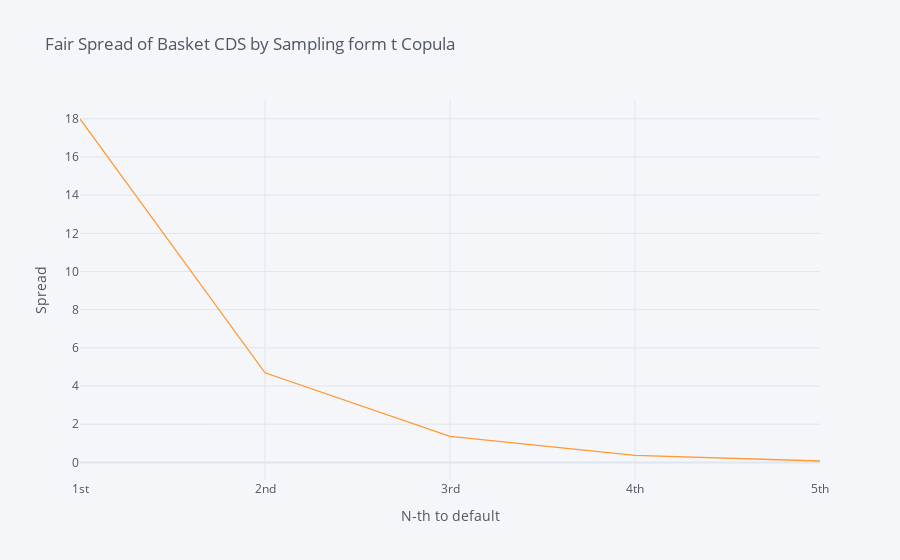

Notebook code cell kept with this figure:
### Code cell
fair_spread_t.iplot(
    title = 'Fair Spread of Basket CDS by Sampling form t Copula',
    xTitle = 'N-th to default',
    yTitle = 'Spread'
)

### Figure 1 — Plotly figure (JSON) as saved in the notebook; plotly's stock layout.template omitted (floating-point values rounded to 4 significant figures)
{"data": [{"line": {"color": "rgba(255, 153, 51, 1.0)", "dash": "solid", "shape": "linear", "width": 1.3}, "mode": "lines", "name": "fair spread", "text": "", "type": "scatter", "x": ["1st", "2nd", "3rd", "4th", "5th"], "y": [17.99, 4.694, 1.366, 0.3639, 0.07251]}], "layout": {"legend": {"bgcolor": "#F5F6F9", "font": {"color": "#4D5663"}}, "paper_bgcolor": "#F5F6F9", "plot_bgcolor": "#F5F6F9", "title": {"font": {"color": "#4D5663"}, "text": "Fair Spread of Basket CDS by Sampling form t Copula"}, "xaxis": {"gridcolor": "#E1E5ED", "showgrid": true, "tickfont": {"color": "#4D5663"}, "title": {"font": {"color": "#4D5663"}, "text": "N-th to default"}, "zerolinecolor": "#E1E5ED"}, "yaxis": {"gridcolor": "#E1E5ED", "showgrid": true, "tickfont": {"color": "#4D5663"}, "title": {"font": {"color": "#4D5663"}, "text": "Spread"}, "zerolinecolor": "#E1E5ED"}}}
